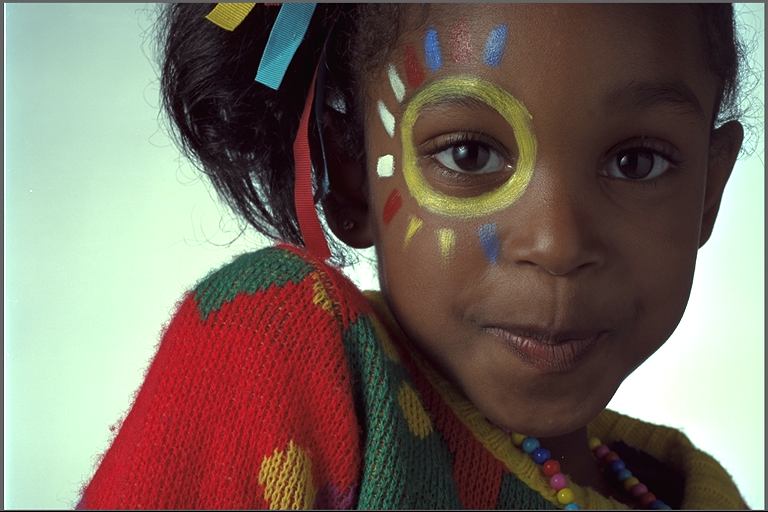
#> input picture lab4/images/girl_col.png, 768 x 512 px; the run also reads 1 picture not shown here
$ jupyter execute all.ipynb   (older library calls are emulated)
#> lines starting #> are read from the running program, lines starting #| are printed output that depends on the picture
### lab4/functions.py
import numpy as np


def calcPSNR(img1, img2):
    imax = 255.**2
    mse = ((img1.astype(np.float64)-img2)**2).sum()/img1.size
    return 10.0*np.log10(imax/mse)

### lab4/all.ipynb
zad1.py

[cell 1]
import cv2
from matplotlib import pyplot as plt
from functions import calcPSNR

masks = [(3, 3), (5, 5), (7, 7)]

img_original = cv2.imread('./images/girl_col.png', cv2.IMREAD_UNCHANGED)
#> img_original is the input picture: shape (512, 768, 3); mean B, G, R 95.9, 105.8, 119.3
img_noise = cv2.imread('./images/girl_col_noise.png', cv2.IMREAD_UNCHANGED)
img_inoise = cv2.imread('./images/girl_col_inoise.png', cv2.IMREAD_UNCHANGED)
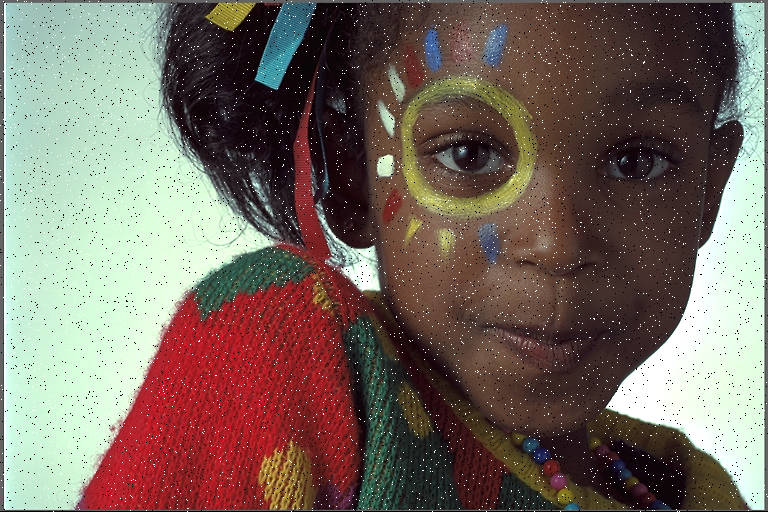
#> input picture lab4/images/girl_col_inoise.png, 768 x 512 px
#> img_inoise is the input picture: shape (512, 768, 3); mean B, G, R 96.7, 106.3, 119.5

psnr_noise = calcPSNR(img_original, img_noise)
#> in calcPSNR, `mse = ((img1.astype(np.float64)-img2)**2).sum()/img1.size`: mse = 98.31
#> psnr_noise = 28.2
psnr_inoise = calcPSNR(img_original, img_inoise)
#> psnr_inoise = 20.42

fig, axes = plt.subplots(1, 3, figsize=(15, 4))

axes[0].imshow(cv2.cvtColor(img_original, cv2.COLOR_BGR2RGB))
axes[0].set_title("Oryginał")
axes[0].axis('off')

axes[1].imshow(cv2.cvtColor(img_noise, cv2.COLOR_BGR2RGB))
axes[1].set_title(f"Szum Gaussowski (PSNR: {psnr_noise:.3f})")
axes[1].axis('off')

axes[2].imshow(cv2.cvtColor(img_inoise, cv2.COLOR_BGR2RGB))
axes[2].set_title(f"Szum Impulsowy (PSNR: {psnr_inoise:.3f})")
axes[2].axis('off')

plt.tight_layout()
plt.savefig("./images/zad1_oryginaly.png")
plt.close()

for mask in masks:
    img_gaussian_blur = cv2.GaussianBlur(img_noise, mask, 0)
    psnr_gauss = calcPSNR(img_original, img_gaussian_blur)

    img_median_blur = cv2.medianBlur(img_noise, mask[0])
    psnr_median = calcPSNR(img_original, img_median_blur)

    fig, axes = plt.subplots(1, 2, figsize=(10, 4))

    axes[0].imshow(cv2.cvtColor(img_gaussian_blur, cv2.COLOR_BGR2RGB))
    axes[0].set_title(f"Filtr Gaussa {mask} (PSNR: {psnr_gauss:.2f})")
    axes[0].axis('off')

    axes[1].imshow(cv2.cvtColor(img_median_blur, cv2.COLOR_BGR2RGB))
    axes[1].set_title(f"Filtr medianowy {mask} (PSNR: {psnr_median:.2f})")
    axes[1].axis('off')

    plt.tight_layout()
    plt.savefig(f"./images/zad1_noise_maska_{mask[0]}x{mask[1]}.png")
    plt.close()

    img_gaussian_blur_inoise = cv2.GaussianBlur(img_inoise, mask, 0)
    psnr_gauss_inoise = calcPSNR(img_original, img_gaussian_blur_inoise)

    img_median_blur_inoise = cv2.medianBlur(img_inoise, mask[0])
    psnr_median_inoise = calcPSNR(img_original, img_median_blur_inoise)

    fig, axes = plt.subplots(1, 2, figsize=(10, 4))

    axes[0].imshow(cv2.cvtColor(img_gaussian_blur_inoise, cv2.COLOR_BGR2RGB))
    axes[0].set_title(f"Filtr Gaussa {mask} (PSNR: {psnr_gauss_inoise:.2f})")
    axes[0].axis('off')

    axes[1].imshow(cv2.cvtColor(img_median_blur_inoise, cv2.COLOR_BGR2RGB))
    axes[1].set_title(f"Filtr medianowy {mask} (PSNR: {psnr_median_inoise:.2f})")
    axes[1].axis('off')

    plt.tight_layout()
    plt.savefig(f"./images/zad1_inoise_maska_{mask[0]}x{mask[1]}.png")
    plt.close()
#> this loop made 3 passes
#> (psnr_gauss, psnr_median, psnr_gauss_inoise, psnr_median_inoise) on passes 1 to 3: (30.7, 30.65, 27.03, 32.33), (29.38, 29.08, 27.47, 29.58), (28.07, 28.23, 27.11, 28.58)
#> pass 1, `plt.savefig(f"./images/zad1_noise_maska_{mask[0]}x{mask[1]}.png")`:
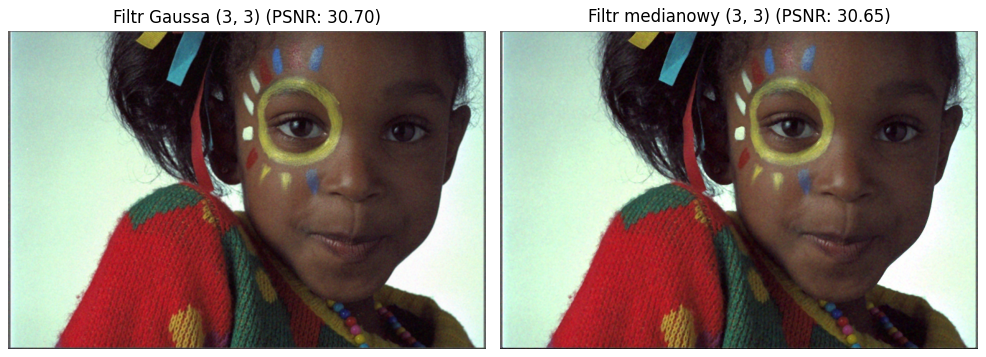
#> figure drawn by matplotlib, 2 panels
#> after the loop:
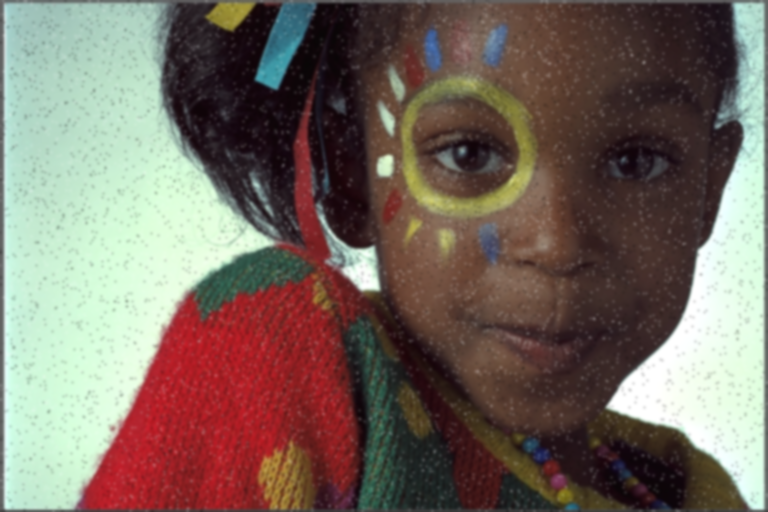
#> img_gaussian_blur_inoise: shape (512, 768, 3); mean B, G, R 96.7, 106.4, 119.6

zad2.py

[cell 2]
import cv2
from matplotlib import pyplot as plt
from functions import calcPSNR


img_original = cv2.imread('./images/girl_col.png', cv2.IMREAD_UNCHANGED)

img_yuv = cv2.cvtColor(img_original, cv2.COLOR_BGR2YUV)
#> img_yuv: shape (512, 768, 3); mean of channels 0, 1, 2 108.7, 121.8, 137.3

img_yuv[:, :, 0] = cv2.equalizeHist(img_yuv[:, :, 0])
#> img_yuv: shape (512, 768, 3); mean of channels 0, 1, 2 128.2, 121.8, 137.3

img_equalized = cv2.cvtColor(img_yuv, cv2.COLOR_YUV2BGR)
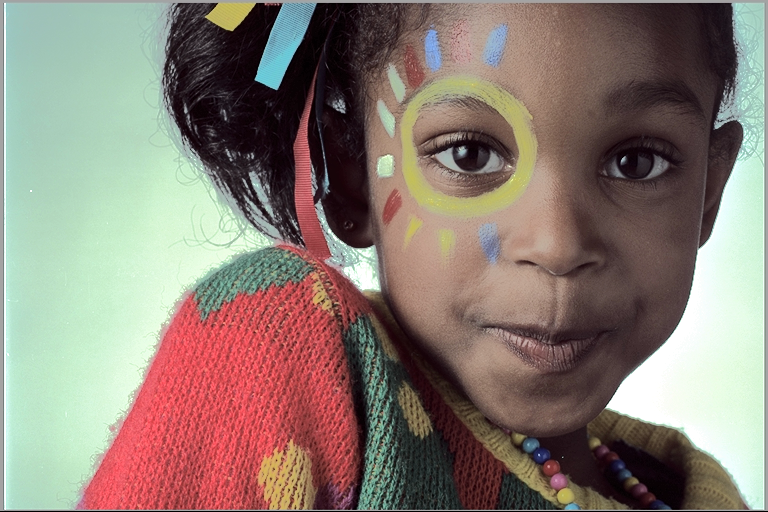
#> img_equalized: shape (512, 768, 3); mean B, G, R 115.6, 125.3, 138.8

cv2.imwrite('./images/zad2_girl_col_equalized.png', img_equalized)

psnr_value = calcPSNR(img_original, img_equalized)
#> psnr_value = 17.53

fig, axes = plt.subplots(2, 2, figsize=(12, 8))

axes[0, 0].imshow(cv2.cvtColor(img_original, cv2.COLOR_BGR2RGB))
axes[0, 0].set_title("Obraz oryginalny")
axes[0, 0].axis('off')

axes[0, 1].imshow(cv2.cvtColor(img_equalized, cv2.COLOR_BGR2RGB))
axes[0, 1].set_title("Obraz po wyrównaniu histogramu")
axes[0, 1].axis('off')

hist_original = cv2.calcHist([img_original], [0], None, [256], [0, 256])
#> hist_original = 256 values, max 8806 at index 40, min 11 at index 1, mean 1536
hist_original = hist_original.flatten()
hist_equalized = cv2.calcHist([img_equalized], [0], None, [256], [0, 256])
#> hist_equalized = 256 values, max 4685 at index 61, min 32 at index 3, mean 1536
hist_equalized = hist_equalized.flatten()

axes[1, 0].plot(hist_original)
axes[1, 0].set_title("Histogram - obraz oryginalny")
axes[1, 0].set_xlim([0, 256])
axes[1, 0].set_ylim([0, 9000])
axes[1, 0].grid(True)

axes[1, 1].plot(hist_equalized)
axes[1, 1].set_title("Histogram - po wyrównaniu")
axes[1, 1].set_xlim([0, 256])
axes[1, 1].set_ylim([0, 9000])
axes[1, 1].grid(True)


plt.tight_layout()
plt.savefig("./images/zad2_histogramy.png")
#> figure, not shown here; panel 3: curve peaks at x = 40, y = 8806; panel 4: curve peaks at x = 61, y = 4685
plt.close()

zad3.py

[cell 3]
import cv2
import numpy as np
from matplotlib import pyplot as plt

img_original = cv2.imread("./images/girl_col.png")

img_original_rgb = cv2.cvtColor(img_original, cv2.COLOR_BGR2RGB)

weights = [-0.5, -1, -1.5, -2, -3]

fig, axes = plt.subplots(2, 3, figsize=(12, 8))
axes = axes.flatten()

axes[0].imshow(img_original_rgb)
axes[0].set_title("Obraz oryginalny")
axes[0].axis('off')

for i, weight in enumerate(weights):
    img_laplace = cv2.Laplacian(img_original, cv2.CV_64F)
    image = np.asarray(img_original, np.float64)
    img_out = cv2.addWeighted(image, 1, img_laplace, weight, 0)
    img_out = np.clip(img_out, 0, 255).astype(np.uint8)

    img_out_rgb = cv2.cvtColor(img_out, cv2.COLOR_BGR2RGB)
    axes[i+1].imshow(img_out_rgb)
    axes[i+1].set_title(f"Waga = {weight}")
    axes[i+1].axis('off')
#> this loop made 5 passes
#> pass 1, `img_laplace = cv2.Laplacian(img_original, cv2.CV_64F)`:
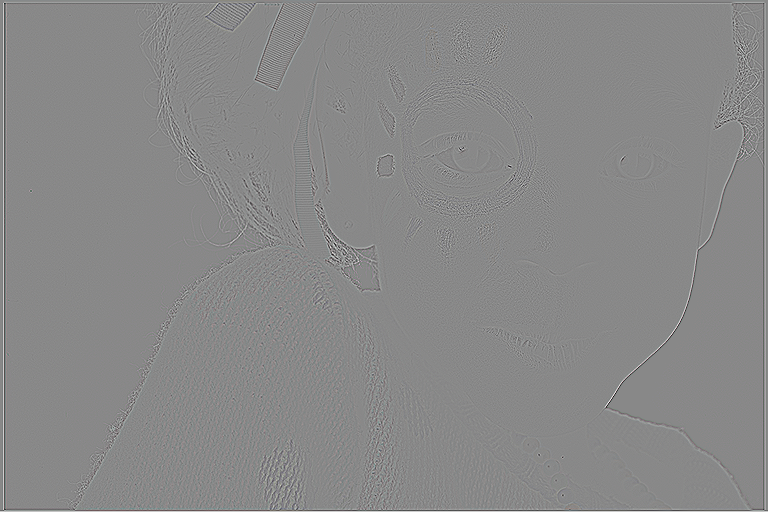
#> img_laplace: shape (512, 768, 3) float64; mean B, G, R 0.2, 0.2, 0.2; drawn with min black and max white

plt.tight_layout()
plt.savefig("./images/zad3_wyostrzone.png")
plt.show()

fig, axes = plt.subplots(2, 3, figsize=(12, 8))
axes = axes.flatten()

axes[0].imshow(img_original_rgb)
axes[0].set_title("Obraz oryginalny")
axes[0].axis('off')

for i, weight in enumerate(weights):
    img_gauss = cv2.GaussianBlur(img_original, (3, 3), 0)
    img_laplace = cv2.Laplacian(img_gauss, cv2.CV_64F)
    image = np.asarray(img_original, np.float64)
    img_out = cv2.addWeighted(image, 1, img_laplace, weight, 0)
    img_out = np.clip(img_out, 0, 255).astype(np.uint8)

    img_out_rgb = cv2.cvtColor(img_out, cv2.COLOR_BGR2RGB)
    axes[i+1].imshow(img_out_rgb)
    axes[i+1].set_title(f"Waga = {weight} (wygładzone)")
    axes[i+1].axis('off')
#> this loop made 5 passes
#> pass 1, `img_out = cv2.addWeighted(image, 1, img_laplace, weight, 0)`:
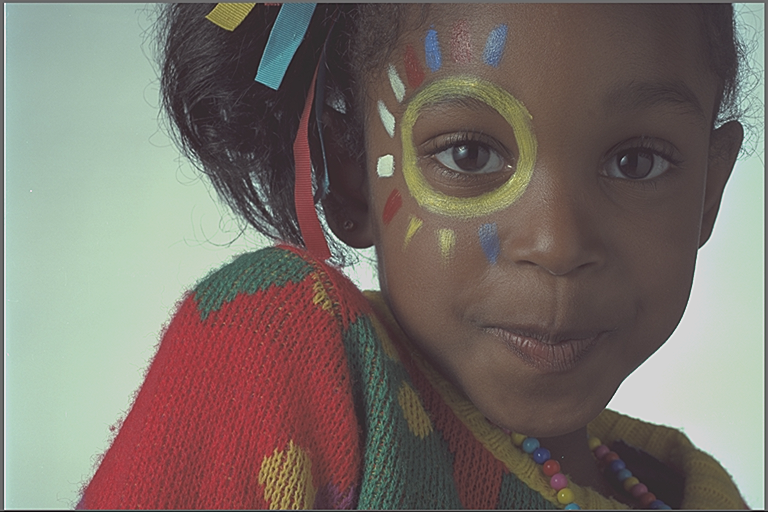
#> img_out: shape (512, 768, 3) float64; mean B, G, R 95.8, 105.8, 119.3; drawn with min black and max white
#> after the loop:
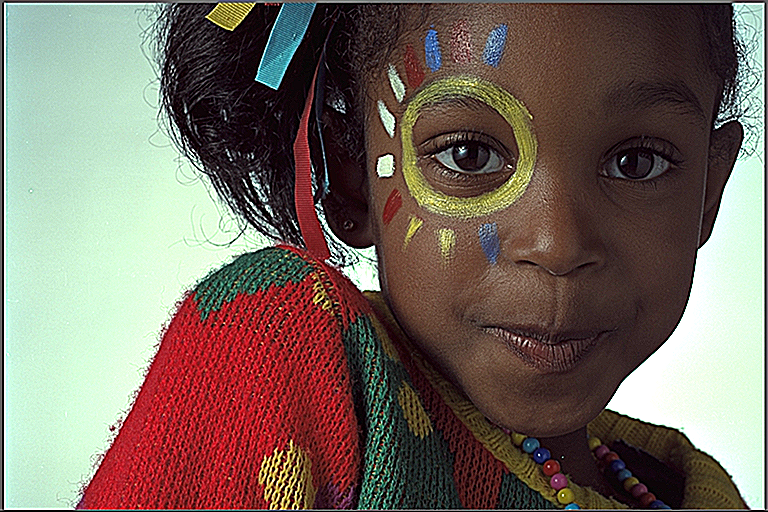
#> img_out: shape (512, 768, 3); mean B, G, R 95.9, 105.6, 119

plt.tight_layout()
plt.savefig("./images/zad3_wyostrzone_gauss.png")
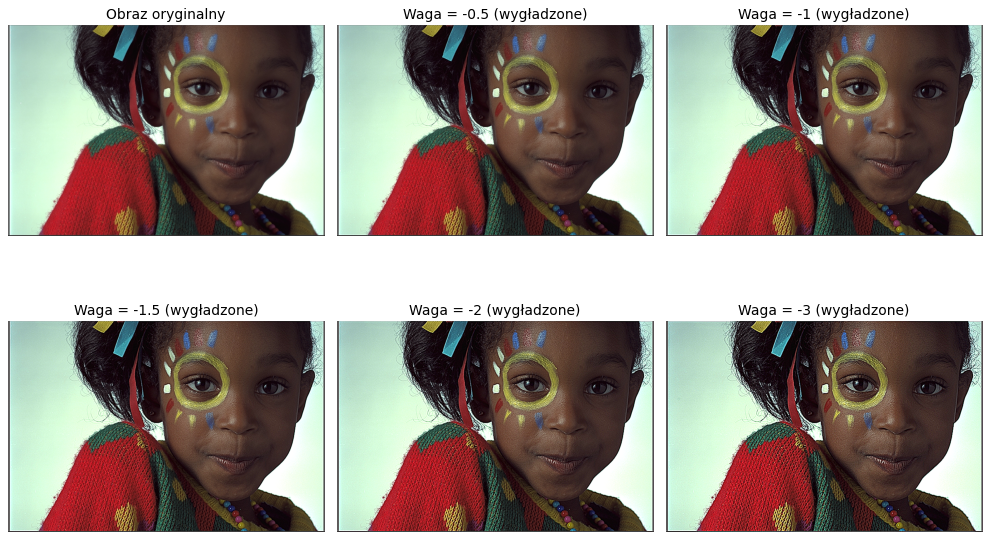
#> figure drawn by matplotlib, 6 panels
plt.show()

best_weight = -3

img_laplace = cv2.Laplacian(img_original, cv2.CV_64F)
img_gauss = cv2.GaussianBlur(img_original, (3, 3), 0)
img_laplace_smooth = cv2.Laplacian(img_gauss, cv2.CV_64F)

image = np.asarray(img_original, np.float64)
img_out_no_smooth = cv2.addWeighted(image, 1, img_laplace, best_weight, 0)
img_out_no_smooth = np.clip(img_out_no_smooth, 0, 255).astype(np.uint8)
img_out_smooth = cv2.addWeighted(image, 1, img_laplace_smooth, best_weight, 0)
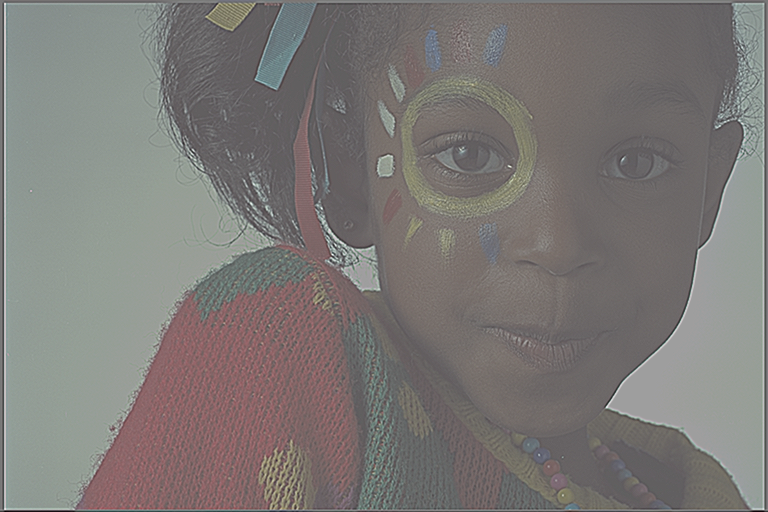
#> img_out_smooth: shape (512, 768, 3) float64; mean B, G, R 95.8, 105.7, 119.2; drawn with min black and max white
img_out_smooth = np.clip(img_out_smooth, 0, 255).astype(np.uint8)

fig, axes = plt.subplots(1, 3, figsize=(15, 4))

axes[0].imshow(img_original_rgb)
axes[0].set_title("Obraz oryginalny")
axes[0].axis('off')

axes[1].imshow(cv2.cvtColor(img_out_no_smooth, cv2.COLOR_BGR2RGB))
axes[1].set_title(f"Waga = {best_weight}")
axes[1].axis('off')

axes[2].imshow(cv2.cvtColor(img_out_smooth, cv2.COLOR_BGR2RGB))
axes[2].set_title(f"Waga = {best_weight} (wygładzone)")
axes[2].axis('off')

plt.tight_layout()
plt.savefig("./images/zad3_porownanie.png")
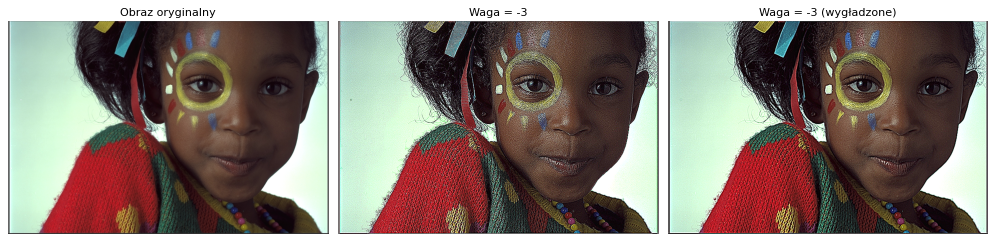
#> figure drawn by matplotlib, 3 panels
plt.show()
